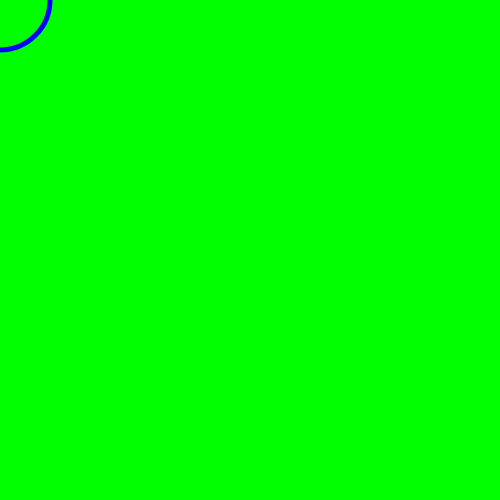
Frame 1 (no input)
Frame 60 (no input): identical to frame 1, image omitted
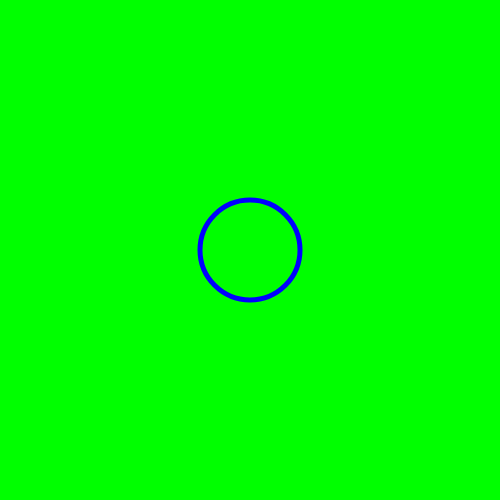
Frame 120 (the mouse pressed at the canvas centre since frame 60)

The p5.js sketch that drew these frames (run headless with seeded random() and noise() and a simulated clock; from frame 60 on, the mouse is pressed at the canvas centre):

// p5.js sketch
// ── sketch.js




function setup()
{
createCanvas(500,500);
}


function draw()
{
background(0,255,0);

//fill(255,0,0);
noFill();
stroke(0,0,255);
strokeWeight(5);
ellipse(mouseX,mouseY,100,100);




}
